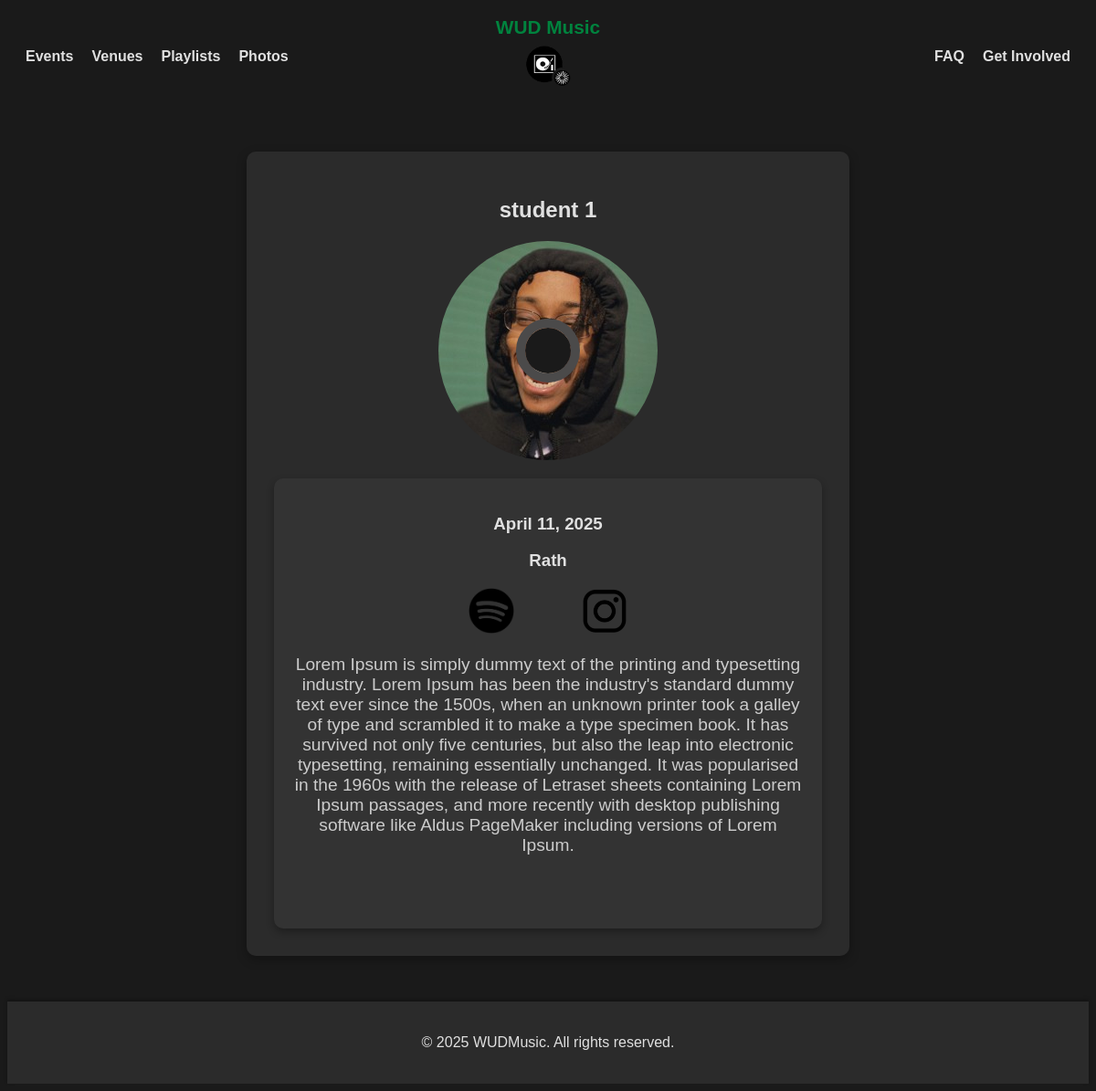
/concert/9/, run on the app's committed database.
### home/models.py (models this page shows, shortened)
class Concert(models.Model):
    id = models.AutoField(primary_key=True)
    name = models.CharField(max_length=255)
    date = models.DateTimeField()
    venue = models.CharField(max_length=255)
    description = models.TextField()
    spotify = models.URLField(blank=True, null=True)
    instagram = models.URLField(blank=True, null=True)
    image = models.ImageField(
        upload_to='concert_images/',
        blank=True,
        null=True,
        default='concert_images/default.jpg'
    )

### home/views.py (the view)
# urls.py: path('concert/<int:concert_id>/', views.concert_detail, name='concert_detail'),
def concert_detail(request, concert_id):
    concert = get_object_or_404(Concert, id=concert_id)
    return render(request, 'home/concert_detail.html', {'concert': concert})

### home/templates/home/concert_detail.html (shortened to what this page needs)
{% extends "base.html" %}
{% load static %}
{% block extra_head %}
    <link rel="stylesheet" type="text/css" href="{% static 'home/css/concert.css' %}">
{% endblock %}
{% block content %}
<div class="container">
    <h2 class="artist-name">{{ concert.name }}</h2>
    <div class="carousel-container">
        <div class="carousel">
            <div class="image-container">
                <div class="center-hole"></div>
            </div>
        </div>
    </div>
    <div class="hero">
        <h3 class="date-name">{{ concert.date|date:"F j, Y" }}</h3>
        <h3 class="venue-name">{{ concert.venue }}</h3>
        <a href="{{ concert.spotify }}" id="mainSpotify" style="margin: 0 25px; text-decoration: none;">
            <img src="{% static 'home/images/spotify.png' %}" alt="Spotify Logo" style="width: 50px; margin: 0 10px;">
        </a>
        <a href="{{ concert.instagram }}" id="mainInstagram" style="margin: 0 25px; text-decoration: none;">
            <img src="{% static 'home/images/insta3.png' %}" alt="Instagram Logo" style="width: 50px; margin: 0 10px;">
        </a>
        <p>{{ concert.description }}</p>
    </div>
</div>
{% endblock %}

### static/css/styles.css (style rules this page uses)
body { font-family: 'Raleway', sans-serif; background-color: #1a1a1a; color: #e0e0e0; }
.container, .user_card { width: 100%; max-width: 500px; margin: 50px auto; padding: 30px; text-align: center; background-color: #2b2b2b; border-radius: 10px; box-shadow: 0 4px 12px rgba(0, 0, 0, 0.3); color: #e0e0e0; }
.hero { padding: 50px 20px; background-color: #333333; border-radius: 10px; box-shadow: 0 4px 8px rgba(0, 0, 0, 0.3); }
.hero p { font-size: 1.2em; color: #cccccc; margin-bottom: 30px; }

### home/static/home/css/concert.css (style rules this page uses)
.carousel-container { display: flex; align-items: center; justify-content: center; position: relative; }
.carousel { position: relative; display: flex; align-items: center; }
.center-hole { position: absolute; top: 50%; left: 50%; width: 50px; height: 50px; background-color: #1a1a1a; border-radius: 50%; transform: translate(-50%, -50%); z-index: 1; outline: 10px solid rgb(75, 74, 74); }
.container { width: 100%; max-width: 600px; margin: 50px auto; padding: 30px; text-align: center; background-color: #2b2b2b; border-radius: 10px; box-shadow: 0 4px 12px rgba(0, 0, 0, 0.3); color: #e0e0e0; }
.hero { margin-top: 0; padding-top: 20px; }
.container .hero { margin-top: 20px; }
#mainSpotify, #mainInstagram { text-decoration: none !important; color: inherit !important; margin-right: 25px; margin-left: 25px; }
#mainSpotify img, #mainInstagram img { text-decoration: none; color: inherit; width: 50px; margin: 0 25px; display: inline-block; }
#mainSpotify, #mainInstagram { text-decoration: none; }

### data on the page
Concert: name "student 1", date "April 11, 2025", venue "Rath", description "Lorem Ipsum is simply dummy text of the printing and typesetting industry. Lorem Ipsum has been the industry's standard dummy text ever since the 1500s, when an unknown printer took a galley of type and scrambled it to make a type specimen book. It has survived not only five centuries, but also the leap into electronic typesetting, remaining essentially unchanged. It was popularised in the 1960s with the release of Letraset sheets containing Lorem Ipsum passages, and more recently with desktop publishing software like Aldus PageMaker including versions of Lorem Ipsum."
